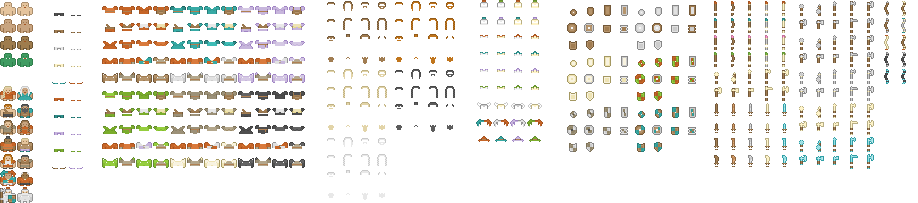
#> input picture tools/art/kenney/roguelikeChar_transparent.png, 918 x 203 px
$ python guard_sprite.py kenney/roguelikeChar_transparent.png kenney/roguelikeIndoor_transparent.png
#> lines starting #> are read from the running program, lines starting #| are printed output that depends on the picture
"""The security guard who walks a player out at 100% suspicion: staff-05 with a peaked cap and a badge.

    python3 -I tools/art/guard_sprite.py public/sprites/staff-05.png public/sprites/guard.png
"""

from __future__ import annotations

import sys

from PIL import Image

CAP = (31, 42, 72, 255)
CAP_HI = (52, 68, 110, 255)
VISOR = (14, 14, 20, 255)
BADGE = (244, 201, 93, 255)
SHIRT = (38, 52, 92, 255)


def main() -> None:
    src, out = sys.argv[1], sys.argv[2]
    im = Image.open(src).convert("RGBA")
#> im is the input picture: PIL image 918x203 RGBA; mean R, G, B, A 22.7, 21.2, 17, 36.6
    px = im.load()
    for row in range(4):  # down, left, right, up
        for col in range(4):
            ox, oy = col * 16, row * 32
            ys = [y for y in range(32) if any(px[ox + x, oy + y][3] for x in range(16))]
            if not ys:
                continue
            top = ys[0]
            head = [x for x in range(16) if px[ox + x, oy + top][3]]
            x0, x1 = min(head), max(head)
            # Crown above the hair, then the hair band becomes the cap.
            for y in range(top - 2, top + 2):
                for x in range(x0 + (1 if y < top else 0), x1 + 1 - (1 if y < top else 0)):
                    px[ox + x, oy + y] = CAP_HI if y == top - 2 else CAP
            # Visor: forward over the face (down), to the side (left/right); none from behind.
            vy = oy + top + 2
            if row == 0:
                for x in range(x0 - 1, x1 + 2):
                    px[ox + x, vy] = VISOR
            elif row == 1:
                for x in range(x0 - 2, x0 + 3):
                    px[ox + x, vy] = VISOR
            elif row == 2:
                for x in range(x1 - 2, x1 + 3):
                    px[ox + x, vy] = VISOR
            # Uniform shirt and a gold badge on the chest (seen from the front).
            for y in range(top + 10, top + 16):
                for x in range(16):
                    if px[ox + x, oy + y][3]:
                        px[ox + x, oy + y] = SHIRT
            if row == 0:
                px[ox + x0 + 2, oy + top + 11] = BADGE
    im.save(out)
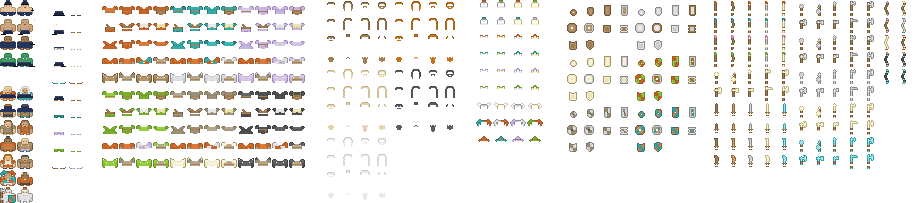
#> saved as roguelikeIndoor_transparent.png: PIL image 918x203 RGBA; mean R, G, B, A 22.2, 20.8, 17, 36.8; transparent parts drawn white


if __name__ == "__main__":
    main()
